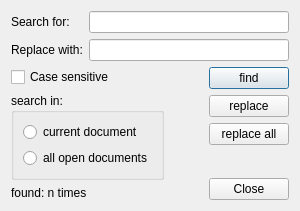
<?xml version="1.0" encoding="UTF-8"?>
<ui version="4.0">
 <class>FindDialog</class>
 <widget class="QDialog" name="FindDialog">
  <property name="geometry">
   <rect>
    <x>0</x>
    <y>0</y>
    <width>300</width>
    <height>205</height>
   </rect>
  </property>
  <property name="windowTitle">
   <string>Search</string>
  </property>
  <layout class="QVBoxLayout" name="verticalLayout">
   <item>
    <layout class="QGridLayout" name="gridLayout">
     <item row="0" column="0">
      <widget class="QLabel" name="label">
       <property name="text">
        <string>Search for:</string>
       </property>
      </widget>
     </item>
     <item row="0" column="1">
      <widget class="QLineEdit" name="textToFind"/>
     </item>
     <item row="1" column="0">
      <widget class="QLabel" name="label_2">
       <property name="text">
        <string>Replace with:</string>
       </property>
      </widget>
     </item>
     <item row="1" column="1">
      <widget class="QLineEdit" name="textToReplaceWith"/>
     </item>
    </layout>
   </item>
   <item>
    <layout class="QHBoxLayout" name="horizontalLayout">
     <item>
      <layout class="QGridLayout" name="gridLayout_3">
       <item row="1" column="0">
        <widget class="QGroupBox" name="groupBoxSearchIn">
         <property name="title">
          <string>search in:</string>
         </property>
         <layout class="QGridLayout" name="gridLayout_2">
          <item row="0" column="0">
           <widget class="QRadioButton" name="radioButtonCurrentDocument">
            <property name="text">
             <string>current document</string>
            </property>
           </widget>
          </item>
          <item row="1" column="0">
           <widget class="QRadioButton" name="radioButtonAllOpenDocuments">
            <property name="text">
             <string>all open documents</string>
            </property>
           </widget>
          </item>
         </layout>
        </widget>
       </item>
       <item row="0" column="0">
        <widget class="QCheckBox" name="checkBox_CaseSensitive">
         <property name="text">
          <string>Case sensitive</string>
         </property>
        </widget>
       </item>
       <item row="3" column="0">
        <widget class="QLabel" name="label_FoundXTimes">
         <property name="text">
          <string>found: n times</string>
         </property>
        </widget>
       </item>
       <item row="2" column="0">
        <spacer name="verticalSpacer_2">
         <property name="orientation">
          <enum>Qt::Vertical</enum>
         </property>
         <property name="sizeHint" stdset="0">
          <size>
           <width>20</width>
           <height>40</height>
          </size>
         </property>
        </spacer>
       </item>
      </layout>
     </item>
     <item>
      <spacer name="horizontalSpacer">
       <property name="orientation">
        <enum>Qt::Horizontal</enum>
       </property>
       <property name="sizeHint" stdset="0">
        <size>
         <width>40</width>
         <height>20</height>
        </size>
       </property>
      </spacer>
     </item>
     <item>
      <layout class="QGridLayout" name="gridLayout_4">
       <item row="0" column="0">
        <layout class="QGridLayout" name="gridLayout_Buttons">
         <item row="0" column="1">
          <widget class="QPushButton" name="pushButton_Find">
           <property name="text">
            <string>find</string>
           </property>
          </widget>
         </item>
         <item row="1" column="1">
          <widget class="QPushButton" name="pushButton_Replace">
           <property name="text">
            <string>replace</string>
           </property>
          </widget>
         </item>
         <item row="2" column="1">
          <widget class="QPushButton" name="pushButton_ReplaceAll">
           <property name="text">
            <string>replace all</string>
           </property>
          </widget>
         </item>
         <item row="0" column="0">
          <spacer name="horizontalSpacer_2">
           <property name="orientation">
            <enum>Qt::Horizontal</enum>
           </property>
           <property name="sizeHint" stdset="0">
            <size>
             <width>40</width>
             <height>20</height>
            </size>
           </property>
          </spacer>
         </item>
        </layout>
       </item>
       <item row="1" column="0">
        <spacer name="verticalSpacer">
         <property name="orientation">
          <enum>Qt::Vertical</enum>
         </property>
         <property name="sizeHint" stdset="0">
          <size>
           <width>20</width>
           <height>40</height>
          </size>
         </property>
        </spacer>
       </item>
       <item row="2" column="0">
        <widget class="QDialogButtonBox" name="buttonBox">
         <property name="orientation">
          <enum>Qt::Horizontal</enum>
         </property>
         <property name="standardButtons">
          <set>QDialogButtonBox::Close</set>
         </property>
        </widget>
       </item>
      </layout>
     </item>
    </layout>
   </item>
  </layout>
 </widget>
 <resources/>
 <connections>
  <connection>
   <sender>buttonBox</sender>
   <signal>accepted()</signal>
   <receiver>FindDialog</receiver>
   <slot>accept()</slot>
   <hints>
    <hint type="sourcelabel">
     <x>248</x>
     <y>254</y>
    </hint>
    <hint type="destinationlabel">
     <x>157</x>
     <y>274</y>
    </hint>
   </hints>
  </connection>
  <connection>
   <sender>buttonBox</sender>
   <signal>rejected()</signal>
   <receiver>FindDialog</receiver>
   <slot>reject()</slot>
   <hints>
    <hint type="sourcelabel">
     <x>316</x>
     <y>260</y>
    </hint>
    <hint type="destinationlabel">
     <x>286</x>
     <y>274</y>
    </hint>
   </hints>
  </connection>
 </connections>
</ui>
